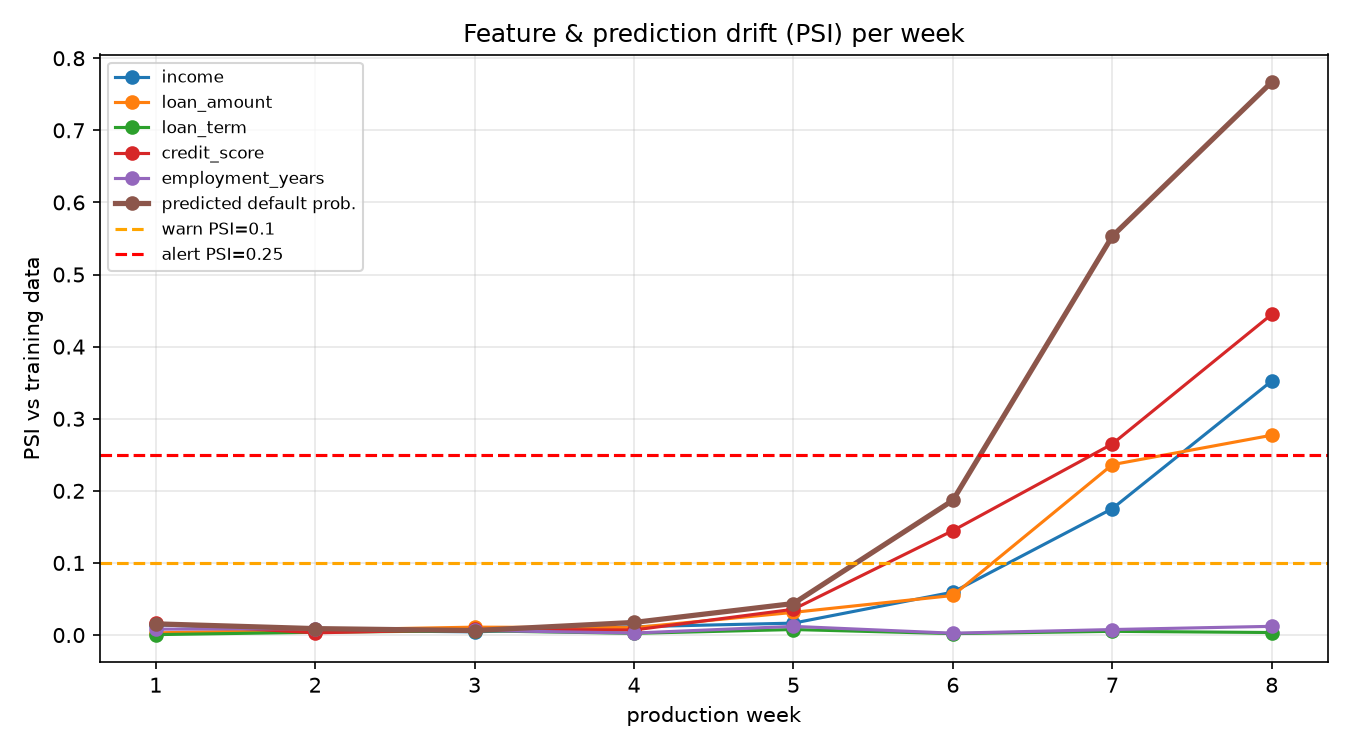

Write the Python code that produced this figure.
"""Drift monitoring: PSI of each feature (and of the predicted default probability)
for each production week vs the training data. Saves monitor.png + monitor.csv.
Usage: python monitor.py            (prediction drift uses models:/loan-default@champion if MLflow is reachable)
"""
import numpy as np
import pandas as pd
import matplotlib
matplotlib.use("Agg")
import matplotlib.pyplot as plt

FEATURES = ["income", "loan_amount", "loan_term", "credit_score", "employment_years"]
WARN, ALERT = 0.10, 0.25   # set from the chart: see report


def psi(ref, cur, bins=10):
    edges = np.unique(np.quantile(ref, np.linspace(0, 1, bins + 1)))
    edges[0], edges[-1] = -np.inf, np.inf
    r = np.histogram(ref, edges)[0] / len(ref)
    c = np.histogram(cur, edges)[0] / len(cur)
    r, c = np.clip(r, 1e-4, None), np.clip(c, 1e-4, None)
    return float(np.sum((c - r) * np.log(c / r)))


def main():
    train = pd.read_csv("data/loans.csv")
    prod = pd.read_csv("data/production.csv")
    cols = list(FEATURES)

    try:
        import mlflow
        model = mlflow.pyfunc.load_model("models:/loan-default@champion")
        score = lambda d: pd.DataFrame(model.predict(d[FEATURES])).iloc[:, 1].to_numpy()
        train["pred"] = score(train)
        prod["pred"] = np.concatenate([score(g) for _, g in prod.groupby("week", sort=True)])
        cols.append("pred")
    except Exception as e:
        print("prediction drift skipped:", e)

    rows = [{"week": w, **{c: psi(train[c], g[c]) for c in cols}} for w, g in prod.groupby("week")]
    res = pd.DataFrame(rows).set_index("week")
    res.round(4).to_csv("monitor.csv")
    print(res.round(3).to_string())

    fig, ax = plt.subplots(figsize=(9, 5))
    for c in cols:
        ax.plot(res.index, res[c], marker="o", lw=2.5 if c == "pred" else 1.5,
                label="predicted default prob." if c == "pred" else c)
    ax.axhline(WARN, ls="--", color="orange", label=f"warn PSI={WARN}")
    ax.axhline(ALERT, ls="--", color="red", label=f"alert PSI={ALERT}")
    ax.set(xlabel="production week", ylabel="PSI vs training data",
           title="Feature & prediction drift (PSI) per week")
    ax.legend(fontsize=8, loc="upper left")
    ax.grid(alpha=.3)
    fig.tight_layout()
    fig.savefig("monitor.png", dpi=150)

    latest = res.iloc[-1]
    for c, v in latest.items():
        level = "ALERT" if v >= ALERT else "WARN" if v >= WARN else "ok"
        print(f"week {res.index[-1]} {c:18s} PSI={v:.3f}  {level}")


if __name__ == "__main__":
    main()
